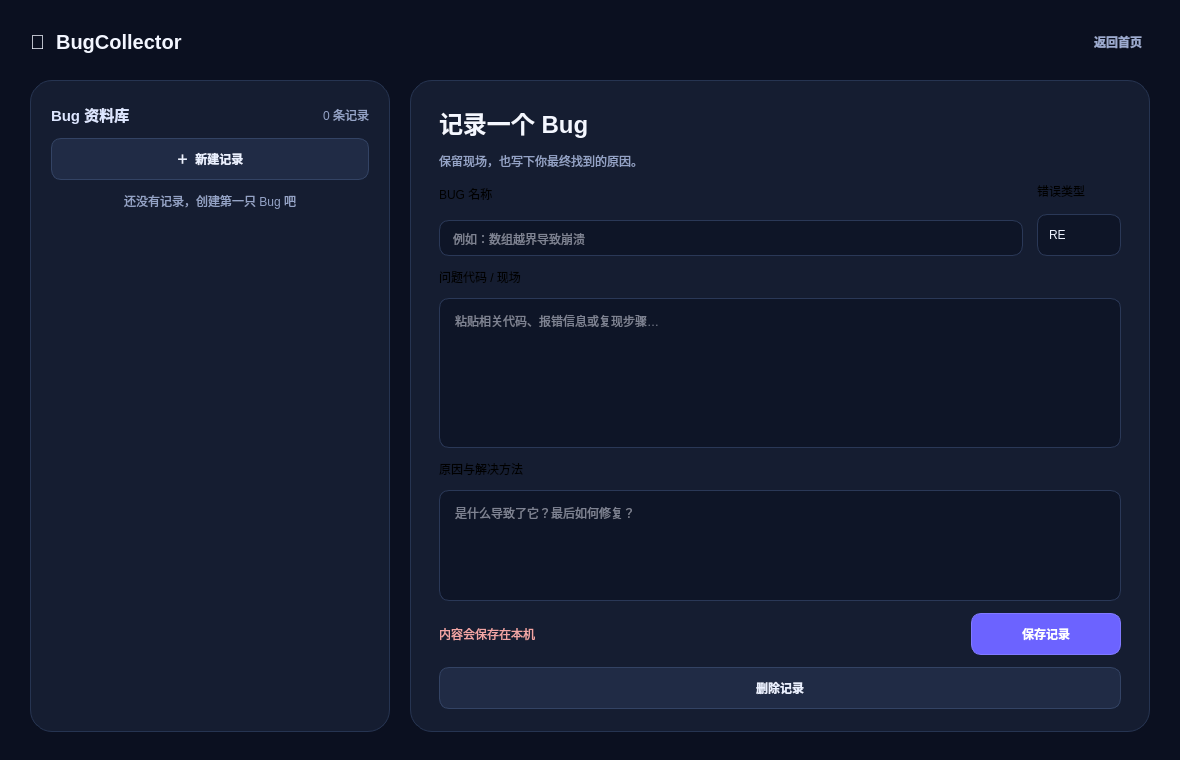
<?xml version="1.0" encoding="UTF-8"?>
<ui version="4.0">
 <class>BugCollector</class>
 <widget class="QMainWindow" name="BugCollector">
  <property name="geometry">
   <rect>
    <x>0</x>
    <y>0</y>
    <width>1180</width>
    <height>760</height>
   </rect>
  </property>
  <property name="windowTitle">
   <string>BugCollector</string>
  </property>
  <property name="styleSheet">
   <string notr="true">
QMainWindow, QWidget#centralwidget { background: #0B1020; color: #EAF0FF; font-family: &quot;Microsoft YaHei UI&quot;, &quot;Segoe UI&quot;; }
QWidget#welcomePage { background: qradialgradient(cx:0.5, cy:0.38, radius:0.8, fx:0.5, fy:0.38, stop:0 #172755, stop:0.45 #101936, stop:1 #090D19); }
QFrame#welcomeCard, QFrame#side, QFrame#editor { background: #151D31; border: 1px solid #263451; border-radius: 22px; }
QFrame#welcomeCard { background: rgba(21, 29, 49, 235); }
QLabel#logoBadge { background: #6C63FF; color: white; border-radius: 32px; font-size: 30px; font-weight: 700; }
QLabel#welcomeTitle { font-size: 34px; font-weight: 700; color: #F6F8FF; }
QLabel#welcomeSubtitle, QLabel#editorSubtitle, QLabel#countLabel, QLabel#emptyHint { color: #94A3C7; }
QLabel#brandLabel { font-size: 20px; font-weight: 700; color: #F3F6FF; }
QLabel#editorTitle { font-size: 24px; font-weight: 700; color: #F4F7FF; }
QLabel#sectionTitle { font-size: 15px; font-weight: 700; color: #DDE6FF; }
QLabel[field=&quot;true&quot;] { color: #AAB7D5; font-size: 12px; font-weight: 600; }
QPushButton { min-height: 40px; padding: 0 18px; border-radius: 10px; border: 1px solid #334364; background: #202B45; color: #EAF0FF; font-weight: 600; }
QPushButton:hover { background: #293858; border-color: #53698F; }
QPushButton:pressed { background: #1A243A; }
QPushButton#startBtn, QPushButton#saveBtn { background: #6C63FF; border: 1px solid #817AFF; color: white; }
QPushButton#startBtn:hover, QPushButton#saveBtn:hover { background: #7C74FF; }
QPushButton#startBtn { min-height: 48px; border-radius: 14px; font-size: 15px; }
QPushButton#backBtn { background: transparent; border: none; color: #9DABD0; padding: 0 8px; }
QLineEdit, QComboBox, QPlainTextEdit { background: #0E1527; border: 1px solid #2A3857; border-radius: 10px; color: #EDF2FF; selection-background-color: #6C63FF; padding: 9px 11px; }
QLineEdit:focus, QComboBox:focus, QPlainTextEdit:focus { border: 1px solid #746CFF; background: #111A30; }
QComboBox { min-height: 22px; }
QComboBox::drop-down { border: none; width: 28px; }
QComboBox QAbstractItemView { background: #151D31; color: #EDF2FF; border: 1px solid #334364; selection-background-color: #6C63FF; }
QListWidget { background: transparent; border: none; outline: none; color: #DCE5FA; }
QListWidget::item { background: #10182B; border: 1px solid #263451; border-radius: 10px; margin: 3px 0; }
QListWidget::item:hover { background: #1B2742; border-color: #405174; }
QListWidget::item:selected { background: #292A57; border: 1px solid #6C63FF; color: white; }
QLabel#statusLabel { color: #F2A6A6; }
QLabel#statusLabel[success=&quot;true&quot;] { color: #6EE7B7; }
QScrollBar:vertical { background: transparent; width: 8px; margin: 2px; }
QScrollBar::handle:vertical { background: #344260; border-radius: 4px; min-height: 26px; }
QScrollBar::add-line:vertical, QScrollBar::sub-line:vertical { height: 0; }
  </string>
  </property>
  <widget class="QWidget" name="centralwidget">
   <layout class="QVBoxLayout" name="rootLayout">
    <property name="spacing">
     <number>0</number>
    </property>
    <property name="leftMargin">
     <number>0</number>
    </property>
    <property name="topMargin">
     <number>0</number>
    </property>
    <property name="rightMargin">
     <number>0</number>
    </property>
    <property name="bottomMargin">
     <number>0</number>
    </property>
    <item>
     <widget class="QStackedWidget" name="pages">
      <property name="currentIndex">
       <number>1</number>
      </property>
      <widget class="QWidget" name="welcomePage">
       <layout class="QVBoxLayout" name="welcomeOuter">
        <property name="leftMargin">
         <number>28</number>
        </property>
        <property name="topMargin">
         <number>28</number>
        </property>
        <property name="rightMargin">
         <number>28</number>
        </property>
        <property name="bottomMargin">
         <number>28</number>
        </property>
        <item>
         <spacer name="welcomeTop">
          <property name="orientation">
           <enum>Qt::Orientation::Vertical</enum>
          </property>
          <property name="sizeHint" stdset="0">
           <size>
            <width>20</width>
            <height>80</height>
           </size>
          </property>
         </spacer>
        </item>
        <item>
         <layout class="QHBoxLayout" name="welcomeRow">
          <item>
           <spacer name="welcomeLeft">
            <property name="orientation">
             <enum>Qt::Orientation::Horizontal</enum>
            </property>
            <property name="sizeHint" stdset="0">
             <size>
              <width>160</width>
              <height>20</height>
             </size>
            </property>
           </spacer>
          </item>
          <item>
           <widget class="QFrame" name="welcomeCard">
            <property name="minimumSize">
             <size>
              <width>500</width>
              <height>430</height>
             </size>
            </property>
            <property name="maximumSize">
             <size>
              <width>620</width>
              <height>470</height>
             </size>
            </property>
            <layout class="QVBoxLayout" name="welcomeCardLayout">
             <property name="spacing">
              <number>18</number>
             </property>
             <property name="leftMargin">
              <number>58</number>
             </property>
             <property name="topMargin">
              <number>50</number>
             </property>
             <property name="rightMargin">
              <number>58</number>
             </property>
             <property name="bottomMargin">
              <number>46</number>
             </property>
             <item>
              <layout class="QHBoxLayout" name="logoRow">
               <item>
                <spacer name="logoLeft">
                 <property name="orientation">
                  <enum>Qt::Orientation::Horizontal</enum>
                 </property>
                 <property name="sizeHint" stdset="0">
                  <size>
                   <width>40</width>
                   <height>20</height>
                  </size>
                 </property>
                </spacer>
               </item>
               <item>
                <widget class="QLabel" name="logoBadge">
                 <property name="minimumSize">
                  <size>
                   <width>64</width>
                   <height>64</height>
                  </size>
                 </property>
                 <property name="maximumSize">
                  <size>
                   <width>64</width>
                   <height>64</height>
                  </size>
                 </property>
                 <property name="text">
                  <string>🐛</string>
                 </property>
                 <property name="alignment">
                  <set>Qt::AlignmentFlag::AlignCenter</set>
                 </property>
                </widget>
               </item>
               <item>
                <spacer name="logoRight">
                 <property name="orientation">
                  <enum>Qt::Orientation::Horizontal</enum>
                 </property>
                 <property name="sizeHint" stdset="0">
                  <size>
                   <width>40</width>
                   <height>20</height>
                  </size>
                 </property>
                </spacer>
               </item>
              </layout>
             </item>
             <item>
              <widget class="QLabel" name="welcomeTitle">
               <property name="text">
                <string>BugCollector</string>
               </property>
               <property name="alignment">
                <set>Qt::AlignmentFlag::AlignCenter</set>
               </property>
              </widget>
             </item>
             <item>
              <widget class="QLabel" name="welcomeSubtitle">
               <property name="text">
                <string>把每一次错误，变成下一次进步的线索</string>
               </property>
               <property name="alignment">
                <set>Qt::AlignmentFlag::AlignCenter</set>
               </property>
              </widget>
             </item>
             <item>
              <spacer name="welcomeGap">
               <property name="orientation">
                <enum>Qt::Orientation::Vertical</enum>
               </property>
               <property name="sizeHint" stdset="0">
                <size>
                 <width>20</width>
                 <height>22</height>
                </size>
               </property>
              </spacer>
             </item>
             <item>
              <widget class="QPushButton" name="startBtn">
               <property name="cursor">
                <cursorShape>PointingHandCursor</cursorShape>
               </property>
               <property name="text">
                <string>开始整理  →</string>
               </property>
              </widget>
             </item>
             <item>
              <widget class="QLabel" name="welcomeFoot">
               <property name="styleSheet">
                <string notr="true">color:#647394; font-size:11px;</string>
               </property>
               <property name="text">
                <string>记录 · 分析 · 复盘</string>
               </property>
               <property name="alignment">
                <set>Qt::AlignmentFlag::AlignCenter</set>
               </property>
              </widget>
             </item>
            </layout>
           </widget>
          </item>
          <item>
           <spacer name="welcomeRight">
            <property name="orientation">
             <enum>Qt::Orientation::Horizontal</enum>
            </property>
            <property name="sizeHint" stdset="0">
             <size>
              <width>160</width>
              <height>20</height>
             </size>
            </property>
           </spacer>
          </item>
         </layout>
        </item>
        <item>
         <spacer name="welcomeBottom">
          <property name="orientation">
           <enum>Qt::Orientation::Vertical</enum>
          </property>
          <property name="sizeHint" stdset="0">
           <size>
            <width>20</width>
            <height>80</height>
           </size>
          </property>
         </spacer>
        </item>
       </layout>
      </widget>
      <widget class="QWidget" name="workspacePage">
       <layout class="QVBoxLayout" name="workspaceOuter">
        <property name="spacing">
         <number>18</number>
        </property>
        <property name="leftMargin">
         <number>30</number>
        </property>
        <property name="topMargin">
         <number>22</number>
        </property>
        <property name="rightMargin">
         <number>30</number>
        </property>
        <property name="bottomMargin">
         <number>28</number>
        </property>
        <item>
         <layout class="QHBoxLayout" name="topBar">
          <item>
           <widget class="QLabel" name="brandLabel">
            <property name="text">
             <string>🐛  BugCollector</string>
            </property>
           </widget>
          </item>
          <item>
           <spacer name="topBarSpacer">
            <property name="orientation">
             <enum>Qt::Orientation::Horizontal</enum>
            </property>
            <property name="sizeHint" stdset="0">
             <size>
              <width>40</width>
              <height>20</height>
             </size>
            </property>
           </spacer>
          </item>
          <item>
           <widget class="QPushButton" name="backBtn">
            <property name="cursor">
             <cursorShape>PointingHandCursor</cursorShape>
            </property>
            <property name="text">
             <string>返回首页</string>
            </property>
           </widget>
          </item>
         </layout>
        </item>
        <item>
         <layout class="QHBoxLayout" name="contentLayout">
          <property name="spacing">
           <number>20</number>
          </property>
          <property name="leftMargin">
           <number>0</number>
          </property>
          <property name="topMargin">
           <number>0</number>
          </property>
          <property name="rightMargin">
           <number>0</number>
          </property>
          <property name="bottomMargin">
           <number>0</number>
          </property>
          <item>
           <widget class="QFrame" name="side">
            <property name="minimumSize">
             <size>
              <width>300</width>
              <height>0</height>
             </size>
            </property>
            <property name="maximumSize">
             <size>
              <width>360</width>
              <height>16777215</height>
             </size>
            </property>
            <layout class="QVBoxLayout" name="sideLayout">
             <property name="spacing">
              <number>12</number>
             </property>
             <property name="leftMargin">
              <number>20</number>
             </property>
             <property name="topMargin">
              <number>22</number>
             </property>
             <property name="rightMargin">
              <number>20</number>
             </property>
             <property name="bottomMargin">
              <number>20</number>
             </property>
             <item>
              <layout class="QHBoxLayout" name="libraryHeader">
               <item>
                <widget class="QLabel" name="sectionTitle">
                 <property name="text">
                  <string>Bug 资料库</string>
                 </property>
                </widget>
               </item>
               <item>
                <spacer name="librarySpacer">
                 <property name="orientation">
                  <enum>Qt::Orientation::Horizontal</enum>
                 </property>
                 <property name="sizeHint" stdset="0">
                  <size>
                   <width>20</width>
                   <height>20</height>
                  </size>
                 </property>
                </spacer>
               </item>
               <item>
                <widget class="QLabel" name="countLabel">
                 <property name="text">
                  <string>0 条记录</string>
                 </property>
                </widget>
               </item>
              </layout>
             </item>
             <item>
              <widget class="QPushButton" name="newBtn">
               <property name="cursor">
                <cursorShape>PointingHandCursor</cursorShape>
               </property>
               <property name="text">
                <string>＋  新建记录</string>
               </property>
              </widget>
             </item>
             <item>
              <widget class="QLabel" name="emptyHint">
               <property name="text">
                <string>还没有记录，创建第一只 Bug 吧</string>
               </property>
               <property name="alignment">
                <set>Qt::AlignmentFlag::AlignCenter</set>
               </property>
               <property name="wordWrap">
                <bool>true</bool>
               </property>
              </widget>
             </item>
             <item>
              <widget class="QListWidget" name="bugList"/>
             </item>
            </layout>
           </widget>
          </item>
          <item>
           <widget class="QFrame" name="editor">
            <layout class="QVBoxLayout" name="editorLayout">
             <property name="spacing">
              <number>12</number>
             </property>
             <property name="leftMargin">
              <number>28</number>
             </property>
             <property name="topMargin">
              <number>24</number>
             </property>
             <property name="rightMargin">
              <number>28</number>
             </property>
             <property name="bottomMargin">
              <number>22</number>
             </property>
             <item>
              <widget class="QLabel" name="editorTitle">
               <property name="text">
                <string>记录一个 Bug</string>
               </property>
              </widget>
             </item>
             <item>
              <widget class="QLabel" name="editorSubtitle">
               <property name="text">
                <string>保留现场，也写下你最终找到的原因。</string>
               </property>
              </widget>
             </item>
             <item>
              <spacer name="editorGap">
               <property name="orientation">
                <enum>Qt::Orientation::Vertical</enum>
               </property>
               <property name="sizeHint" stdset="0">
                <size>
                 <width>20</width>
                 <height>8</height>
                </size>
               </property>
              </spacer>
             </item>
             <item>
              <layout class="QHBoxLayout" name="basicFields">
               <property name="spacing">
                <number>14</number>
               </property>
               <item>
                <layout class="QVBoxLayout" name="nameField">
                 <item>
                  <widget class="QLabel" name="nameLabel">
                   <property name="text">
                    <string>BUG 名称</string>
                   </property>
                   <property name="field" stdset="0">
                    <bool>true</bool>
                   </property>
                  </widget>
                 </item>
                 <item>
                  <widget class="QLineEdit" name="bugName">
                   <property name="placeholderText">
                    <string>例如：数组越界导致崩溃</string>
                   </property>
                  </widget>
                 </item>
                </layout>
               </item>
               <item>
                <layout class="QVBoxLayout" name="typeField">
                 <item>
                  <widget class="QLabel" name="typeLabel">
                   <property name="text">
                    <string>错误类型</string>
                   </property>
                   <property name="field" stdset="0">
                    <bool>true</bool>
                   </property>
                  </widget>
                 </item>
                 <item>
                  <widget class="QComboBox" name="bugType">
                   <item>
                    <property name="text">
                     <string>RE</string>
                    </property>
                   </item>
                   <item>
                    <property name="text">
                     <string>WA</string>
                    </property>
                   </item>
                   <item>
                    <property name="text">
                     <string>TLE</string>
                    </property>
                   </item>
                   <item>
                    <property name="text">
                     <string>MLE</string>
                    </property>
                   </item>
                   <item>
                    <property name="text">
                     <string>CE</string>
                    </property>
                   </item>
                   <item>
                    <property name="text">
                     <string>Other</string>
                    </property>
                   </item>
                  </widget>
                 </item>
                </layout>
               </item>
              </layout>
             </item>
             <item>
              <widget class="QLabel" name="codeLabel">
               <property name="text">
                <string>问题代码 / 现场</string>
               </property>
               <property name="field" stdset="0">
                <bool>true</bool>
               </property>
              </widget>
             </item>
             <item>
              <widget class="QPlainTextEdit" name="bugCode">
               <property name="minimumSize">
                <size>
                 <width>0</width>
                 <height>150</height>
                </size>
               </property>
               <property name="placeholderText">
                <string>粘贴相关代码、报错信息或复现步骤…</string>
               </property>
              </widget>
             </item>
             <item>
              <widget class="QLabel" name="reasonLabel">
               <property name="text">
                <string>原因与解决方法</string>
               </property>
               <property name="field" stdset="0">
                <bool>true</bool>
               </property>
              </widget>
             </item>
             <item>
              <widget class="QPlainTextEdit" name="bugReason">
               <property name="minimumSize">
                <size>
                 <width>0</width>
                 <height>110</height>
                </size>
               </property>
               <property name="placeholderText">
                <string>是什么导致了它？最后如何修复？</string>
               </property>
              </widget>
             </item>
             <item>
              <layout class="QHBoxLayout" name="actionRow">
               <item>
                <widget class="QLabel" name="statusLabel">
                 <property name="text">
                  <string>内容会保存在本机</string>
                 </property>
                </widget>
               </item>
               <item>
                <spacer name="actionSpacer">
                 <property name="orientation">
                  <enum>Qt::Orientation::Horizontal</enum>
                 </property>
                 <property name="sizeHint" stdset="0">
                  <size>
                   <width>30</width>
                   <height>20</height>
                  </size>
                 </property>
                </spacer>
               </item>
               <item>
                <widget class="QPushButton" name="saveBtn">
                 <property name="minimumSize">
                  <size>
                   <width>150</width>
                   <height>42</height>
                  </size>
                 </property>
                 <property name="cursor">
                  <cursorShape>PointingHandCursor</cursorShape>
                 </property>
                 <property name="text">
                  <string>保存记录</string>
                 </property>
                </widget>
               </item>
              </layout>
             </item>
             <item>
              <widget class="QPushButton" name="shanchu">
               <property name="text">
                <string>删除记录</string>
               </property>
              </widget>
             </item>
            </layout>
           </widget>
          </item>
         </layout>
        </item>
       </layout>
      </widget>
     </widget>
    </item>
   </layout>
  </widget>
 </widget>
 <resources/>
 <connections/>
</ui>
